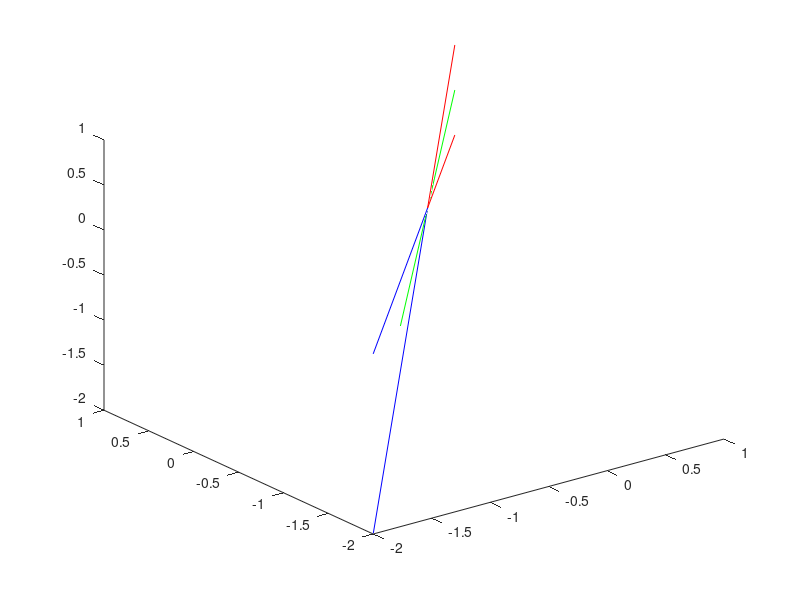

Source code (MATLAB):
%Oo = [0,0,0];
v1 = [1,1,0];
v2 = [1,1,1];
vv = cross(v1,v2)
plot3([0,v1(1)],[0,v1(2)],[0,v1(3)],'r-')
hold on
plot3([0,v2(1)],[0,v2(2)],[0,v2(3)],'r-')
hold on
A = [v1;v2];

v3 = [-2,-2,0];
v4 = [-2,-2,-2];
vvv = cross(v3,v4)
plot3([0,v3(1)],[0,v3(2)],[0,v3(3)],'b-')
hold on
plot3([0,v4(1)],[0,v4(2)],[0,v4(3)],'b-')
hold on
B = [v3;v4];

C = [1,1,1;
    1,1,0.5];

plot3([0,C(2,1)],[0,C(2,2)],[0,C(2,3)],'g-')
hold on

Q = B/A

[U,S,V]=svd(Q);
Q = U*V'
rotation = eig(Q)

CC = Q*C



plot3([0,CC(2,1)],[0,CC(2,2)],[0,CC(2,3)],'g-')
hold on


